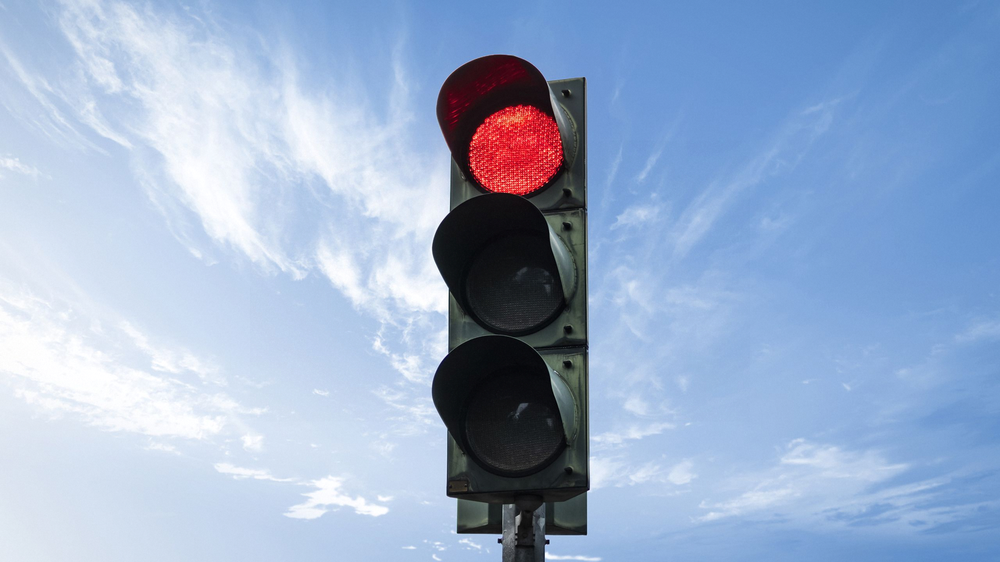
#> input picture Images/output_dummy.png, 1000 x 562 px, shrunk from 2560 x 1440 before the run, found by its file name; the run also reads 1 picture not shown here
$ python extraction_test.py
#> lines starting #> are read from the running program, lines starting #| are printed output that depends on the picture; after the words box and inside, x2 and y2 are one past the last pixel; in counts of white or black regions, pixels touching at a corner belong together
### Codes/principal/dummy_mask.py
import numpy as np

def dummy_mask(image):

    h, w = image.shape[:2]
#> h = 562; w = 1000
    mask = np.zeros((h, w), dtype=np.uint8)

    center_x = w // 2
#> center_x = 500
    center_y =  h // 2
#> center_y = 281
    offset_x = w // 4
#> offset_x = 250
    offset_y = h//4
#> offset_y = 140

    start_x = center_x - offset_x
#> start_x = 250
    end_x = center_x + offset_x
#> end_x = 750

    start_y = center_y - offset_y
#> start_y = 141
    end_y = center_y + offset_y
#> end_y = 421

    mask[start_y : end_y, start_x : end_x] = 1

    return mask

### Codes/principal/haar_manipulation.py
import pywt
import numpy as np
import cv2


# [40 lines left out: functions scale_to_uint, scale_to_uint2, dwt_embed, not called in this run]

def dwt_extract(host, watermarked, param):

    res = np.zeros_like(host)

    for k in range(3):

        LL_original, _ = pywt.dwt2(host[:, :, k], 'haar')
        LL_watermarked, _ = pywt.dwt2(watermarked[:, :, k], 'haar')

        LL_extracted = (LL_watermarked - LL_original) / param

        zeros = np.zeros_like(LL_extracted)
        coeffs_extracted = (LL_extracted, (zeros, zeros, zeros))

        res_k = np.clip((pywt.idwt2(coeffs_extracted, 'haar').astype(np.float32)),0,255)
        res_k = cv2.resize(res_k, (host.shape[1], host.shape[0]))

        res[:, :, k] = res_k.astype(np.uint8)

    return res


# [48 lines left out: functions dwt_embed2, dwt_extract2, not called in this run]

### Codes/principal/arnold_cat_map.py
import numpy as np
import random

# [17 lines left out: function arnold_map, not called in this run]


def arnold_map_inv(image, M = 256, c = (1,1,1,1)):

    H, W = image.shape[:2]

    Gamma = np.array([  [1,       c[0],                  c[1]],
                        [c[2],    1+c[0]*c[2],           c[1]*c[2]],
                        [c[3],    c[0]*c[1]*c[2]*c[3],   1+c[1]*c[3]]
                    ])

    Gamma_inv = np.linalg.inv(Gamma)

    #print(f"On a la valeur du premier pixel: {image[0,0]}")
    #print(f"Ca donne {Gamma @ image[0,0]}")

    for i in range(H):
        for j in range(W):
            image[i,j] = (Gamma_inv @ image[i,j] )#% M

    return image


# [16 lines that do not run on import are left out]

### Codes/principal/logistic_map.py
import numpy as np


# [17 lines left out: function apply_logistic_map, not called in this run]


def invert_logistic_map(scrambled_image, f = 3.6, d_0 = 0.5):

    H, W = scrambled_image.shape[:2]
    nb_pixels = H * W

    d = np.zeros(nb_pixels)
    d[0] = d_0
    for i in range(1, nb_pixels):
        d[i] = f * d[i-1] * (1 - d[i-1])

    indices = np.argsort(np.argsort(d))

    scrambled_flat = scrambled_image.reshape(-1, scrambled_image.shape[2])
    flat_image = scrambled_flat[indices]
    image = flat_image.reshape(H, W, scrambled_image.shape[2])

    return image

### Codes/principal/extraction_test.py
import cv2
import numpy as np
import matplotlib.pyplot as plt

from arnold_cat_map import arnold_map_inv
from logistic_map import invert_logistic_map
from haar_manipulation import dwt_extract
from dummy_mask import dummy_mask
from blind import I_approximated


def watermarking_process(image_watermarked, host, output, alpha=0.04, beta=0.02):

    Iw = cv2.imread(image_watermarked).astype(np.float32)

    if host is not None:
        I = cv2.imread(host).astype(np.float32)
    else:
        I = I_approximated(Iw,Iw)

#--------------------- Application du masque ----------------------------------

    mask = dummy_mask(I)
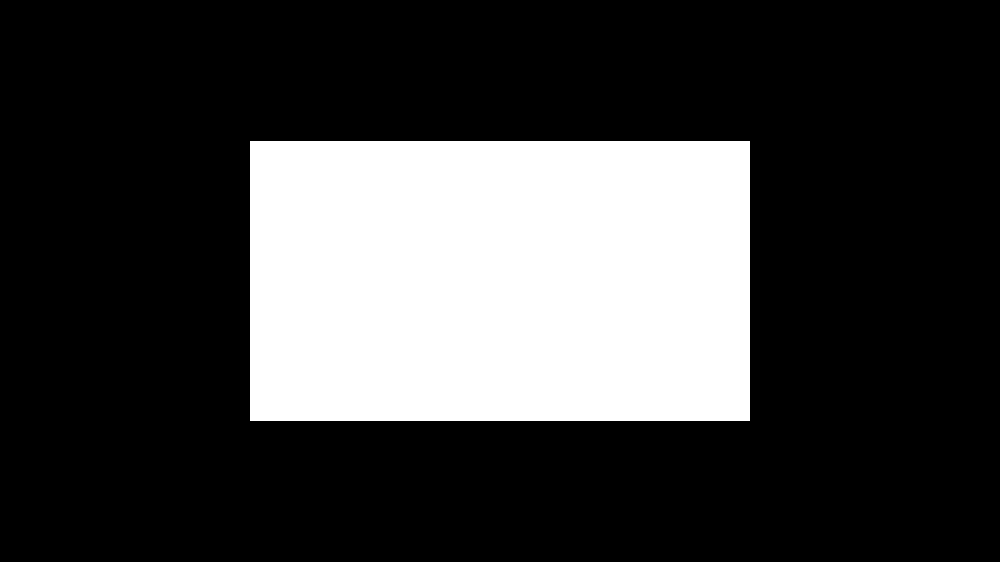
#> mask: shape (562, 1000); values 0 (black) and 1 (white), 24.9% white; 1 white region, box (x1, y1, x2, y2) and area: (250, 141, 750, 421) 140000

    mask_3d = np.repeat(mask[:, :, np.newaxis], 3, axis=2)

    F_I = I * mask_3d
    B_I = I * (1 - mask_3d)

    F_Iw = Iw * mask_3d
    B_Iw = Iw * (1 - mask_3d)

#--------------------------- Arnold et mélange -----------------------------

    F_1 = dwt_extract(F_I, F_Iw, alpha)
    B_1 = dwt_extract(B_I, B_Iw, beta)
#> call 2 of dwt_extract, with param = 0.02
#> the loop in dwt_extract (call 2), `for k in range(3): ` made 3 passes
#> pass 1, in dwt_extract (call 2), `LL_original, _ = pywt.dwt2(host[:, :, k], 'haar')`:
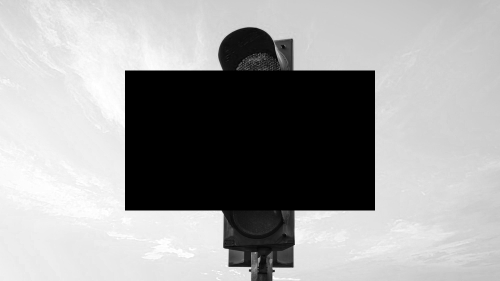
#> LL_original: shape (281, 500) float32; min 0, max 510, mean 318.9; drawn with min black and max white
#> pass 1, in dwt_extract (call 2), `LL_extracted = (LL_watermarked - LL_original) / param`:
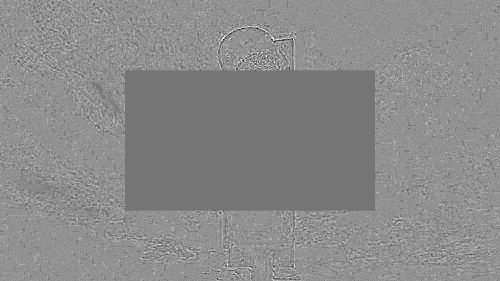
#> LL_extracted: shape (281, 500) float32; min -1150, max 1350, mean 209.3; drawn with min black and max white
#> after the loop in dwt_extract (call 2), `for k in range(3):`:
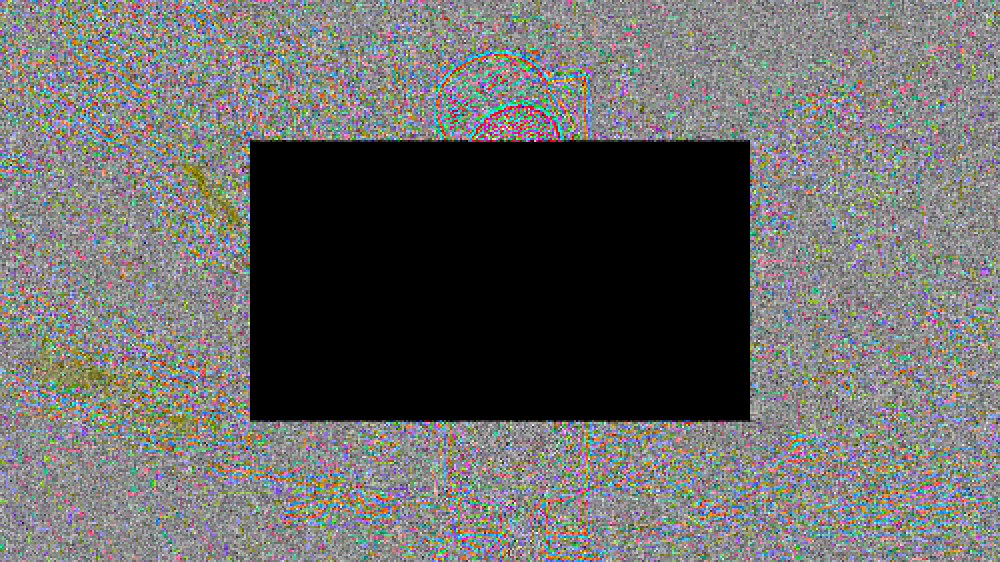
#> res: shape (562, 1000, 3) float32; mean B, G, R 104, 105.3, 105.2

    F_W_arnold = arnold_map_inv(F_1)
#> after the loop in arnold_map_inv, `for i in range(H):`:
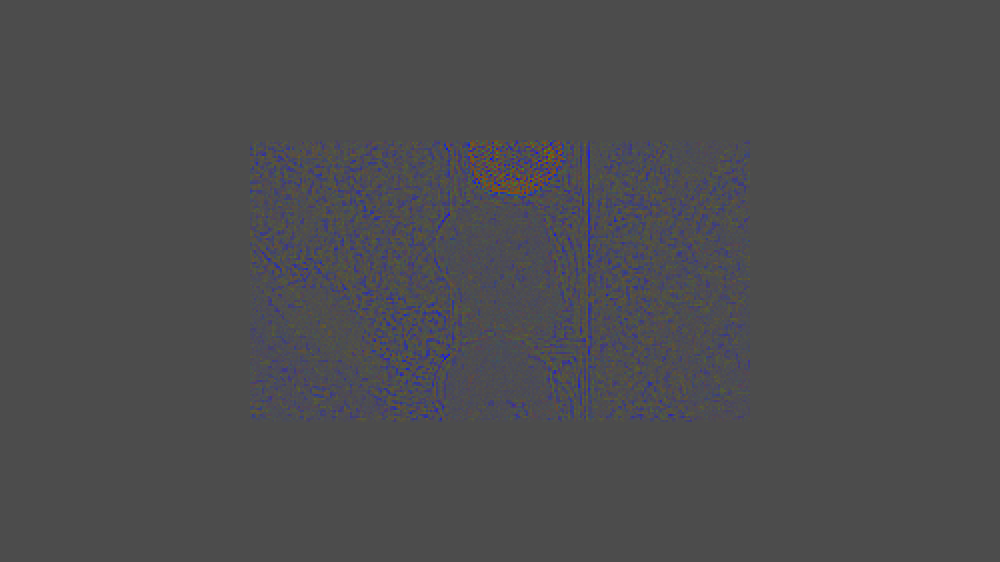
#> image: shape (562, 1000, 3) float32; mean B, G, R 7.9, -0.8, 0.1; drawn with min black and max white
    B_W_arnold = arnold_map_inv(B_1)
#> call 2 of arnold_map_inv, with M = 256, c = (1, 1, 1, 1)
#> after the loop in arnold_map_inv (call 2), `for i in range(H):`:
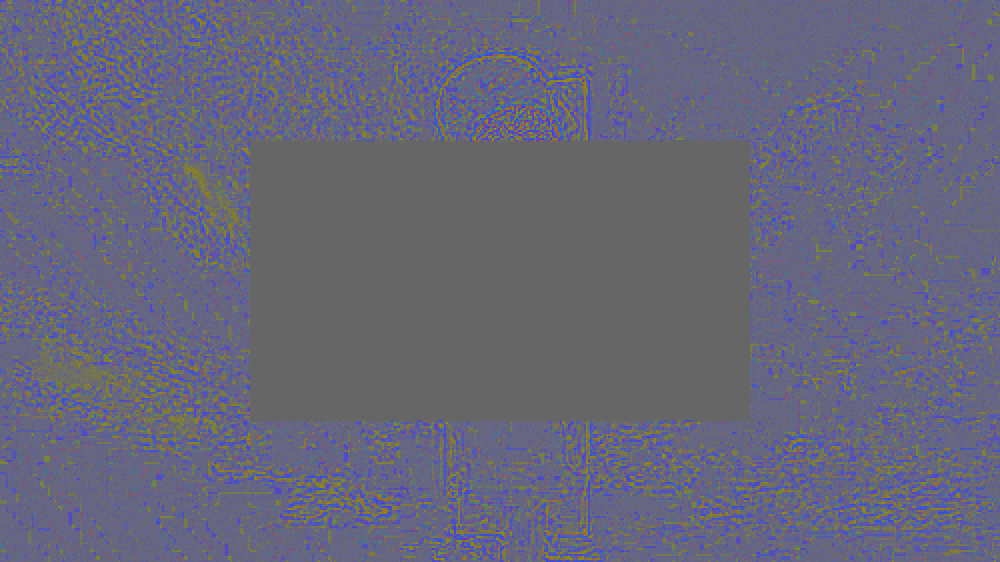
#> image: shape (562, 1000, 3) float32; mean B, G, R 101.4, 1.3, 1.2; drawn with min black and max white

    F_Iw_logistic = invert_logistic_map(F_W_arnold)
    B_Iw_logistic = invert_logistic_map(B_W_arnold)


    res = F_Iw_logistic * mask_3d + B_Iw_logistic * (1 - mask_3d)

    I_prime = np.clip(res, 0, 255).astype(np.uint8)
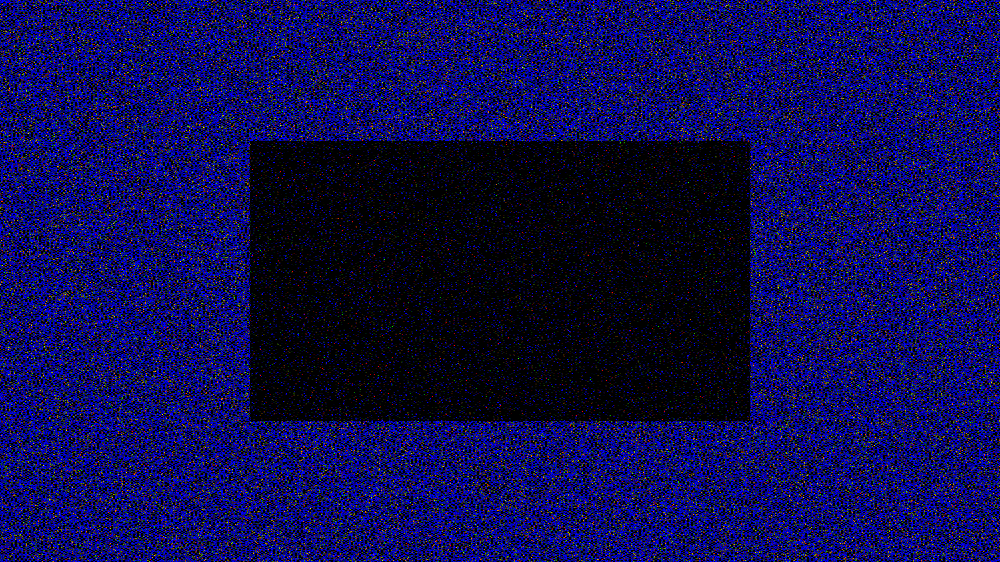
#> I_prime: shape (562, 1000, 3); mean B, G, R 79.3, 11.7, 13.3

    cv2.imwrite(output, I_prime)


if __name__ == "__main__":

    watermarking_process("Images/output_dummy.png", "Images/host.jpg", "Images/output_dummy_end.png")
